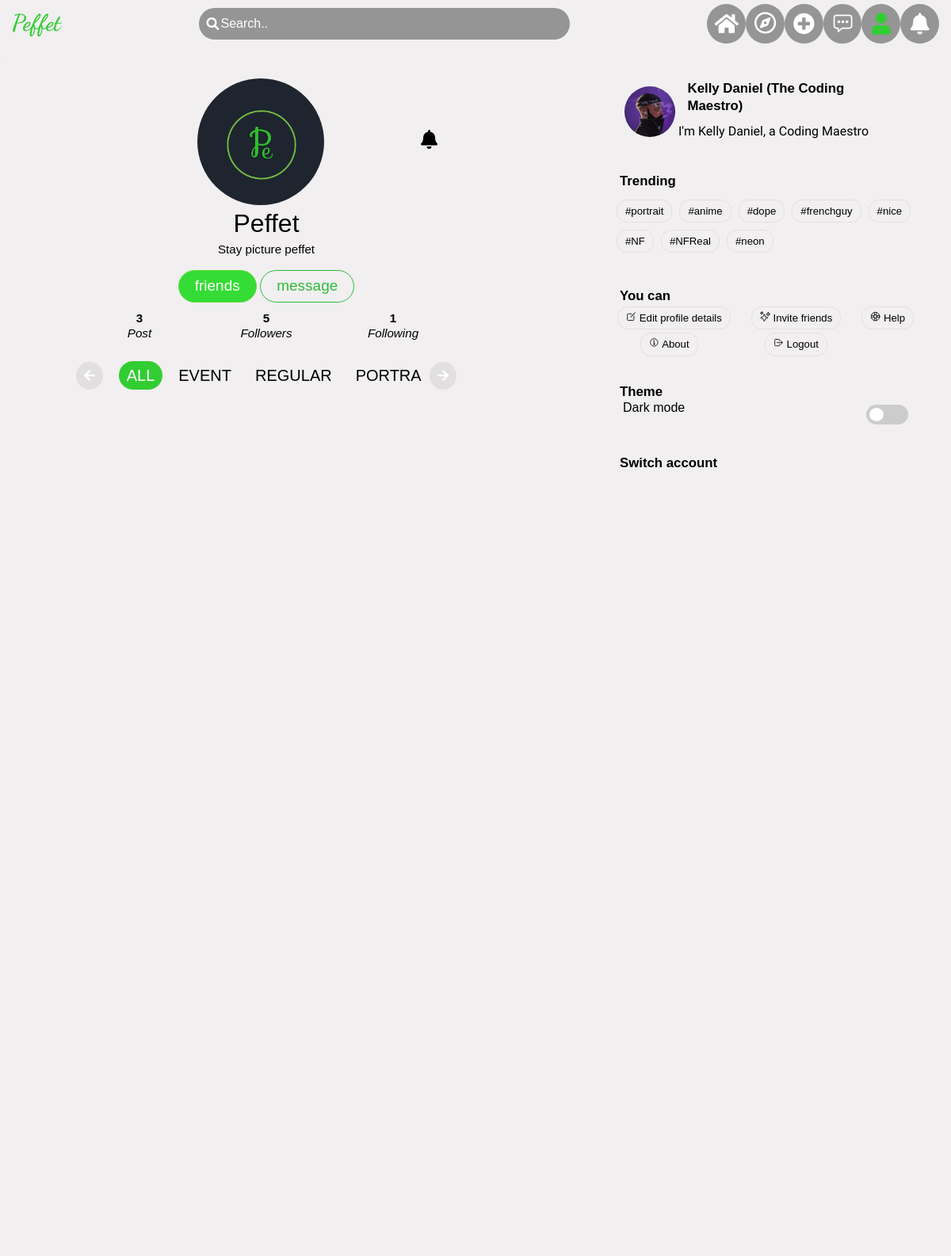
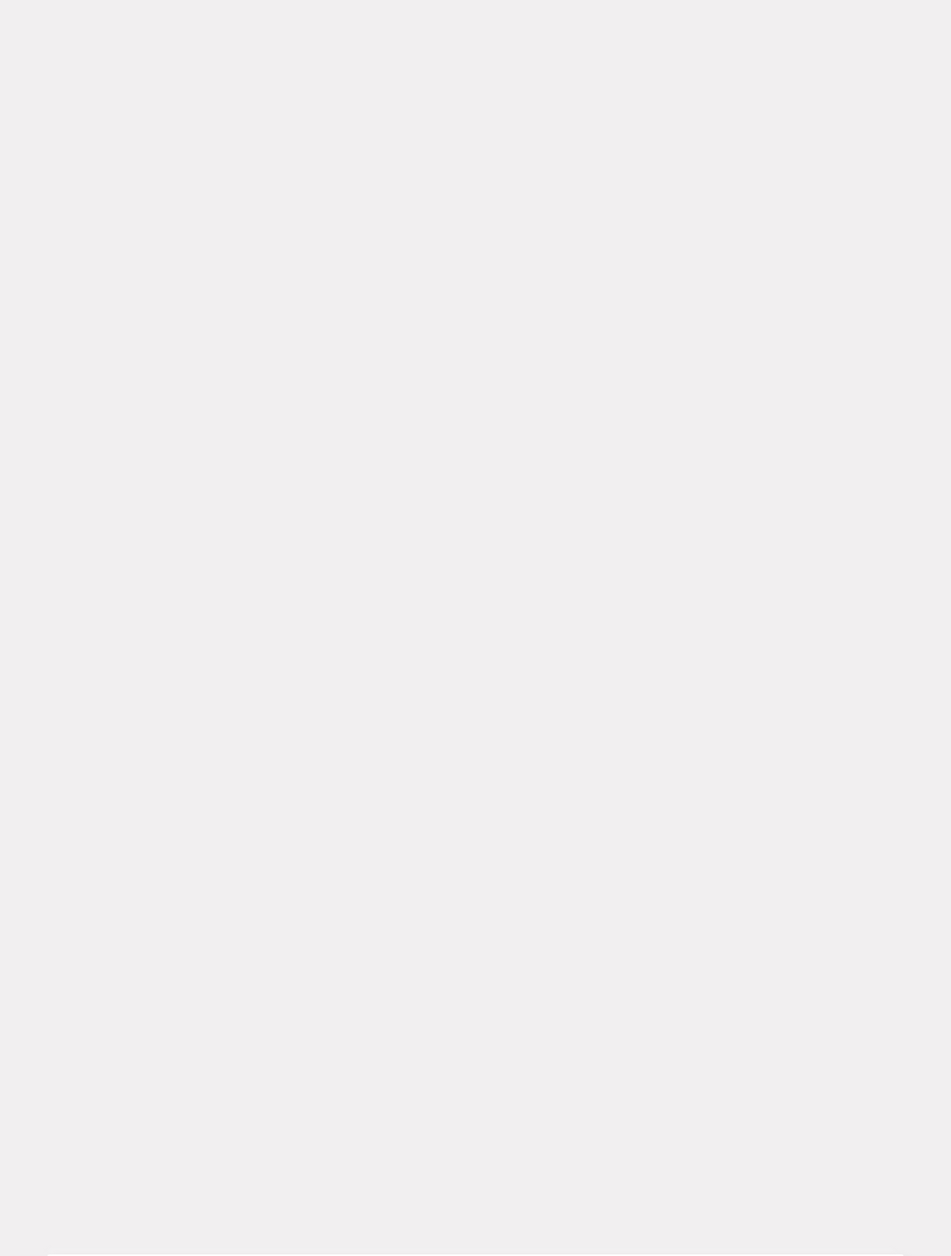
The app's page /account.php?username=peffet (signed in) with its own data (2 pictures, top to bottom).
### tables this page shows
CREATE TABLE `users` (
  `id` int(11) NOT NULL,
  `uid` longtext NOT NULL,
  `username` longtext NOT NULL,
  `email` longtext NOT NULL,
  `password` longtext NOT NULL,
  `phone` longtext NOT NULL,
  `bio` longtext NOT NULL,
  `region` longtext NOT NULL,
  `longi` longtext NOT NULL,
  `lati` longtext NOT NULL,
  `name` longtext NOT NULL,
  `website` longtext NOT NULL,
  `verify_status` longtext NOT NULL,
  `verify_code` longtext NOT NULL,
  `avatar` longtext NOT NULL,
  `location` longtext NOT NULL,
  `spec` longtext NOT NULL,
  `active_status` longtext NOT NULL,
  `active_last` datetime NOT NULL,
  `blocked_list` longtext NOT NULL,
  `time` datetime NOT NULL
);

### includes/autoloader.php (called while the page is built, shortened)
<?php
spl_autoload_register(function($className)
{
    $namespace=str_replace("\\","/",__NAMESPACE__);
    $className=str_replace("\\","/",$className);
    $class="classes/".(empty($namespace)?"":$namespace."/")."{$className}.class.php";
});
?>

### classes/dbh.class.php (called while the page is built)
<?php
class dbh {
    private $host = "localhost";
    private $user = "root";
    private $pwd = "";
    private $dbName= "peffet";
    protected function connect(){
        $dsn = 'mysql:host=' . $this->host .';dbname=' . $this->dbName;
        $pdo = new PDO($dsn, $this->user, $this->pwd);
        $pdo->setAttribute(PDO::ATTR_DEFAULT_FETCH_MODE, PDO::FETCH_ASSOC);
        return $pdo;
    }
}

### classes/user.class.php (called while the page is built, shortened)
<?php
class user extends dbh
{
    public function getUserDetails($username)
    {
        $sql = "SELECT * FROM users WHERE username = ?";
        $stmt = $this->connect()->prepare($sql);
        $stmt->execute([$username]);
        if (!$stmt) {
            $output = "error";
        } else {
            if ($stmt->rowCount() > 0) {
                foreach ($stmt->fetchAll() as $row) {
                    $output = array('uid' => $row['uid'], 'username' => $row['username'], 'bio' => $row['bio'], 'name' => $row['name'], 'error' => "alive", 'avatar' => $row['avatar'], 'website' => $row['website']);
                }
            } else {
                $output = array('error' => "ghost");
            }
        }
        return $output;
    }
    public function getUserTotalPost($type, $uid)
    {
        if ($type == "all") {
            $sql = "SELECT * FROM `central_post_holder` WHERE uid = ?";
            $stmt = $this->connect()->prepare($sql);
            $stmt->execute([$uid]);
            if ($stmt) {
                return $stmt->rowCount();
            }
        }
    }
    public function f_system_get($sender, $reciever)
    {
        $sql = "SELECT * FROM `fanf` WHERE sender = ? AND reciever = ?";
        $stmt = $this->connect()->prepare($sql);
        $stmt->execute([$sender, $reciever]);
        if ($stmt->rowCount() > 0) {
            $sql = "SELECT * FROM `fanf` WHERE sender = ? AND reciever = ?";
            $stmt = $this->connect()->prepare($sql);
            $stmt->execute([$reciever, $sender]);
            if ($stmt->rowCount() > 0) {
                $out = "friends";
            } else {
                $out = "following";
            }
        } else {
            $out = "follow";
        }
        return $out;
    }
    public function UserFollowersNum($username, $type)
    {
        if ($type == "follower") {
            $sql = "SELECT * FROM `fanf` WHERE `reciever` = ?";
            $stmt = $this->connect()->prepare($sql);
            $stmt->execute([$username]);
            return $stmt->rowCount();
        } else if ($type == "following") {
            $sql = "SELECT * FROM fanf WHERE sender = ?";
            $stmt = $this->connect()->prepare($sql);
            $stmt->execute([$username]);
            return $stmt->rowCount();
        }
    }
}

### account.php (the view, shortened to what this page needs)
<?php
require 'header.php';
require 'top_nav.php';
$user = new user();
$user_values = $user->getUserDetails($_GET['username']);
if ($user_values['name'] == null) {
	$name = $user_values['username'];
} else {
	$name = $user_values['name'];
}
if ($user_values['bio'] == null) {
	$bio = "no bio yet!";
} else {
	$bio = $user_values['bio'];
}
$f_c = $user->f_system_get($_SESSION['username'], $user_values['username']);
$fc_b = "";
$msg_show = 'd-none';
if ($f_c == "follow") {
	$fc_b = "follow";
	$b = '<i class="get_notif_of_user"></i>';
} else if ($f_c == "friends") {
	$fc_b = "friends";
	$msg_show = '';
	$b = '<i class="fa fa-bell get_notif_of_user"></i>';
} else if ($f_c == "following") {
	$fc_b = "following";
	$msg_show = '';
	$b = '<i class="fa fa-bell get_notif_of_user"></i>';
}
?>
<main class="cont_home">
	<div class="depend_button">
		<?php if ($_GET['username'] !== $_SESSION['username']) : ?>
			<?php echo $b; ?>
		<?php else : ?>
		<?php endif ?>
	</div>
	<div class="main_block">
		<div class="img_area">
			<img src="media/dp/<?php echo  $user_values['avatar']; ?>" class="classic_img_prev">
		</div>
		<div class="text_content">
			<h2 class="username mt-1 mb-1"><?php echo $name; ?></h2>
			<p class="bio pc_bio"><?php echo $bio; ?></p>
			<?php if ($_GET['username'] !== $_SESSION['username']) : ?>
				<div class="button_area">
					<button class="btn btn-lime f_or_f_btn" data-owner-uname="<?php echo $user_values['username'] ?> "> <?php echo $fc_b; ?> </button>
					<button class="btn btn-outline-lime <?php echo $msg_show; ?> send_msg_acc" data-owner-uname="<?php echo $user_values['username'] ?> " data-user-id="<?php echo $user_values['uid']; ?>">message</button>
				</div>
			<?php endif ?>
		</div>
	</div>
	<div class="stat_block">
		<div class="block account_b">
			<div class="num">
				<?php echo $user->getUserTotalPost("all", $user_values['uid']); ?>
			</div>
			<div class="name">Post</div>
		</div>
		<div class="block getUserFollowers account_b" data-owner-uname="<?php echo $user_values['username']; ?>">
			<div class="num getUserFollowers" data-owner-uname="<?php echo $user_values['username']; ?>">
				<?php echo $user->UserFollowersNum($user_values['username'], "follower") ?>
			</div>
			<div class="name getUserFollowers" data-owner-uname="<?php echo $user_values['username']; ?>">Followers</div>
		</div>
		<div class="block getUserFollowing account_b" data-owner-uname="<?php echo $user_values['username']; ?>">
			<div class="num getUserFollowing" data-owner-uname="<?php echo $user_values['username']; ?>">
				<?php echo $user->UserFollowersNum($user_values['username'], "following") ?>
			</div>
			<div class="name getUserFollowing" data-owner-uname="<?php echo $user_values['username']; ?>">Following</div>
		</div>
	</div>
	<div class="post_all_block">
		<div class="tabs">
			<div class="tab_navi tab_left"><i class="fa fa-arrow-left tab_left"></i></div>
			<div class="bx tab_bx">
				<button id="timeline" class="nav_btn active">All</button>
				<button id="event" class="nav_btn">Event</button>
				<button id="regular" class="nav_btn">Regular</button>
				<button id="portrait" class="nav_btn">Portrait</button>
			</div>
			<div class="tab_navi tab_right"><i class="fa fa-arrow-right tab_right"></i></div>
		</div>
	</div>
</main>
<?php
require 'footer.php';
?>

### pc_comp.php (shortened to what this page needs)
<?php if (isset($_SESSION['uid'])) :
    $user = new user();
    $user_values = $user->getUserDetails($_SESSION['username']);
    if ($user_values['name'] == null) {
        $name = $user_values['username'];
    } else {
        $name = $user_values['name'];
    }
    if ($user_values['bio'] == null) {
        $bio = "no bio yet!";
    } else {
        $bio = $user_values['bio'];
    }
    ?>
    <div class="pc_comp">
        <header class="pc_nav">
            <strong class="brand_name">Peffet</strong>
            <div class="d-flex justify-content-between align-items-center search_area">
                <i class="fa fa-search uni_search_btn"></i>
                <input type="search" class="uni_search" placeholder="Search.." value="<?php
                ?>">
            </div>
            <div class="links_for_pages">
                <a class="sec home_ico" href="home">
                    <i href="home" class="fa fa-home"></i>
                </a>
                <a class="sec explore_ico" href="explore">
                    <i href="explore" class="fa fa-compass"></i>
                </a>
                <div class="sec ">
                    <i class="fa fa-plus-circle create_btn"></i>
                </div>
                <a class="sec chat_ico" href="xchat">
                    <ion-icon name="chatbox-ellipses-outline"></ion-icon>
                </a>
                <a class="sec account_ico" href="@<?php echo $_SESSION['username']; ?>">
                    <i class="fa fa-user"></i>
                </a>
                <div class="notif_ico">
                    <i class="fa fa-bell pc_notifications" id="pc_notifications"></i>
                </div>
            </div>
        </header>
        <aside>
            <div class="user_details">
                <img src="media/dp/<?php echo  $user_values['avatar']; ?>" class="classic_img_prev" alt="">
                <div class="name">
                    <strong><?php echo $name; ?></strong>
                    <p><?php echo $bio; ?></p>
                </div>
            </div>
            <strong>Trending</strong>
            <div class="p_h_t">
            </div>
            <strong>You can</strong>
            <div class="bx_contents">
                <?php if (isset($_SESSION['uid'])) : ?>
                    <a href="account_settings">
                        <ion-icon name="create-outline"></ion-icon> Edit profile details
                    </a>
                    <span>
                        <ion-icon name="sparkles-outline"></ion-icon> Invite friends
                    </span>
                    <a href="#">
                        <ion-icon name="help-buoy-outline"></ion-icon> Help
                    </a>
                    <a href="#">
                        <ion-icon name="information-circle-outline"></ion-icon> About
                    </a>
                    <a href="logout">
                        <ion-icon name="log-out-outline"></ion-icon> Logout
                    </a><br>
                <?php endif ?>
            </div>
            <strong>Theme</strong>
            <div class="dark_list">
                <p>Dark mode</p>
                <label class="switch">
                    <span class="slider round"></span>
                </label>
            </div>
            <strong>Switch account</strong>
            <?php if (isset($_SESSION['uid'])) : ?>
                <div class="switch_acc">
                </div>
            <?php endif ?>
        </aside>
    </div>
<?php endif ?>

### records on screen
users: avatar (picture), name "Kelly Daniel (The Coding Maestro)", bio "I'm Kelly Daniel, a Coding Maestro"
users: avatar (picture), name "Peffet", bio "Stay picture peffet"

### other values on screen
$values "#portrait"
$values "#anime"
$values "#dope"
$values "#frenchguy"
$values "#nice"
$values "#NF"
$values "#NFReal"
$values "#neon"
$fc_b "friends"
$user->getUserTotalPost("all", $user_values['uid']) "3"
$user->UserFollowersNum($user_values['username'], "follower") "5"
$user->UserFollowersNum($user_values['username'], "following") "1"
